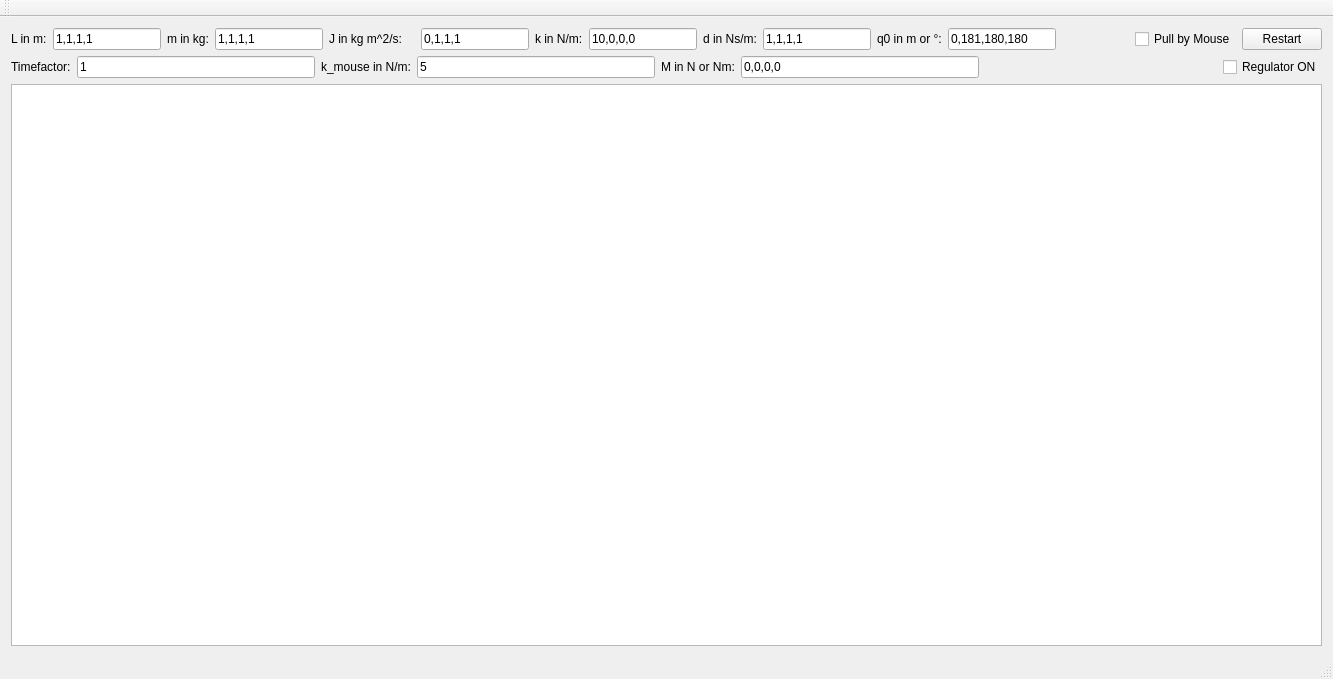
<?xml version="1.0" encoding="UTF-8"?>
<ui version="4.0">
 <class>MainWindow</class>
 <widget class="QMainWindow" name="MainWindow">
  <property name="geometry">
   <rect>
    <x>0</x>
    <y>0</y>
    <width>1333</width>
    <height>679</height>
   </rect>
  </property>
  <property name="windowTitle">
   <string>MainWindow</string>
  </property>
  <widget class="QWidget" name="centralWidget">
   <layout class="QGridLayout" name="gridLayout">
    <item row="0" column="0">
     <layout class="QHBoxLayout" name="horizontalLayout">
      <item>
       <widget class="QLabel" name="label">
        <property name="text">
         <string>L in m:</string>
        </property>
       </widget>
      </item>
      <item>
       <widget class="QLineEdit" name="lineEdit_lengths">
        <property name="toolTip">
         <string>Lengths</string>
        </property>
        <property name="text">
         <string>1,1,1,1</string>
        </property>
       </widget>
      </item>
      <item>
       <widget class="QLabel" name="label_2">
        <property name="text">
         <string>m in kg:</string>
        </property>
       </widget>
      </item>
      <item>
       <widget class="QLineEdit" name="lineEdit_masses">
        <property name="toolTip">
         <string>Masses</string>
        </property>
        <property name="text">
         <string>1,1,1,1</string>
        </property>
       </widget>
      </item>
      <item>
       <widget class="QLabel" name="label_4">
        <property name="text">
         <string>J in kg m^2/s:</string>
        </property>
       </widget>
      </item>
      <item>
       <widget class="QLabel" name="label_3">
        <property name="text">
         <string/>
        </property>
       </widget>
      </item>
      <item>
       <widget class="QLineEdit" name="lineEdit_inertia">
        <property name="toolTip">
         <string>Torque of Intertia</string>
        </property>
        <property name="text">
         <string>0,1,1,1</string>
        </property>
       </widget>
      </item>
      <item>
       <widget class="QLabel" name="label_5">
        <property name="text">
         <string>k in N/m:</string>
        </property>
       </widget>
      </item>
      <item>
       <widget class="QLineEdit" name="lineEdit_springs">
        <property name="toolTip">
         <string>Springs</string>
        </property>
        <property name="text">
         <string>10,0,0,0</string>
        </property>
       </widget>
      </item>
      <item>
       <widget class="QLabel" name="label_6">
        <property name="text">
         <string>d in Ns/m:</string>
        </property>
       </widget>
      </item>
      <item>
       <widget class="QLineEdit" name="lineEdit_dampings">
        <property name="toolTip">
         <string>Dampings</string>
        </property>
        <property name="text">
         <string>1,1,1,1</string>
        </property>
       </widget>
      </item>
      <item>
       <widget class="QLabel" name="label_7">
        <property name="text">
         <string>q0 in m or °:</string>
        </property>
       </widget>
      </item>
      <item>
       <widget class="QLineEdit" name="lineEdit_q0">
        <property name="toolTip">
         <string>Initial Coordinates</string>
        </property>
        <property name="text">
         <string>0,181,180,180</string>
        </property>
       </widget>
      </item>
      <item>
       <spacer name="horizontalSpacer_2">
        <property name="orientation">
         <enum>Qt::Horizontal</enum>
        </property>
        <property name="sizeHint" stdset="0">
         <size>
          <width>40</width>
          <height>20</height>
         </size>
        </property>
       </spacer>
      </item>
      <item>
       <widget class="QCheckBox" name="checkBox">
        <property name="text">
         <string>Pull by Mouse</string>
        </property>
       </widget>
      </item>
      <item>
       <widget class="QPushButton" name="pushButton_restart">
        <property name="text">
         <string>Restart</string>
        </property>
       </widget>
      </item>
     </layout>
    </item>
    <item row="1" column="0">
     <layout class="QHBoxLayout" name="horizontalLayout_2">
      <item>
       <widget class="QLabel" name="label_8">
        <property name="text">
         <string>Timefactor:</string>
        </property>
       </widget>
      </item>
      <item>
       <widget class="QLineEdit" name="lineEdit_timefactor">
        <property name="toolTip">
         <string>1 = Realtime, 5 = 5 times slow motion</string>
        </property>
        <property name="text">
         <string>1</string>
        </property>
       </widget>
      </item>
      <item>
       <widget class="QLabel" name="label_9">
        <property name="text">
         <string>k_mouse in N/m:</string>
        </property>
       </widget>
      </item>
      <item>
       <widget class="QLineEdit" name="lineEdit_kMouse">
        <property name="toolTip">
         <string>Spring between Cursor and Cart</string>
        </property>
        <property name="text">
         <string>5</string>
        </property>
       </widget>
      </item>
      <item>
       <widget class="QLabel" name="label_10">
        <property name="text">
         <string>M in N or Nm:</string>
        </property>
       </widget>
      </item>
      <item>
       <widget class="QLineEdit" name="lineEdit_motorForces">
        <property name="toolTip">
         <string>active Forces or Momentum</string>
        </property>
        <property name="text">
         <string>0,0,0,0</string>
        </property>
       </widget>
      </item>
      <item>
       <spacer name="horizontalSpacer">
        <property name="orientation">
         <enum>Qt::Horizontal</enum>
        </property>
        <property name="sizeHint" stdset="0">
         <size>
          <width>40</width>
          <height>20</height>
         </size>
        </property>
       </spacer>
      </item>
      <item>
       <widget class="QCheckBox" name="checkBox_regulatorOn">
        <property name="text">
         <string>Regulator ON</string>
        </property>
       </widget>
      </item>
     </layout>
    </item>
    <item row="2" column="0">
     <widget class="QGraphicsView" name="graphicsView"/>
    </item>
   </layout>
  </widget>
  <widget class="QMenuBar" name="menuBar">
   <property name="geometry">
    <rect>
     <x>0</x>
     <y>0</y>
     <width>1333</width>
     <height>18</height>
    </rect>
   </property>
  </widget>
  <widget class="QToolBar" name="mainToolBar">
   <attribute name="toolBarArea">
    <enum>TopToolBarArea</enum>
   </attribute>
   <attribute name="toolBarBreak">
    <bool>false</bool>
   </attribute>
  </widget>
  <widget class="QStatusBar" name="statusBar"/>
 </widget>
 <layoutdefault spacing="6" margin="11"/>
 <resources/>
 <connections/>
</ui>
